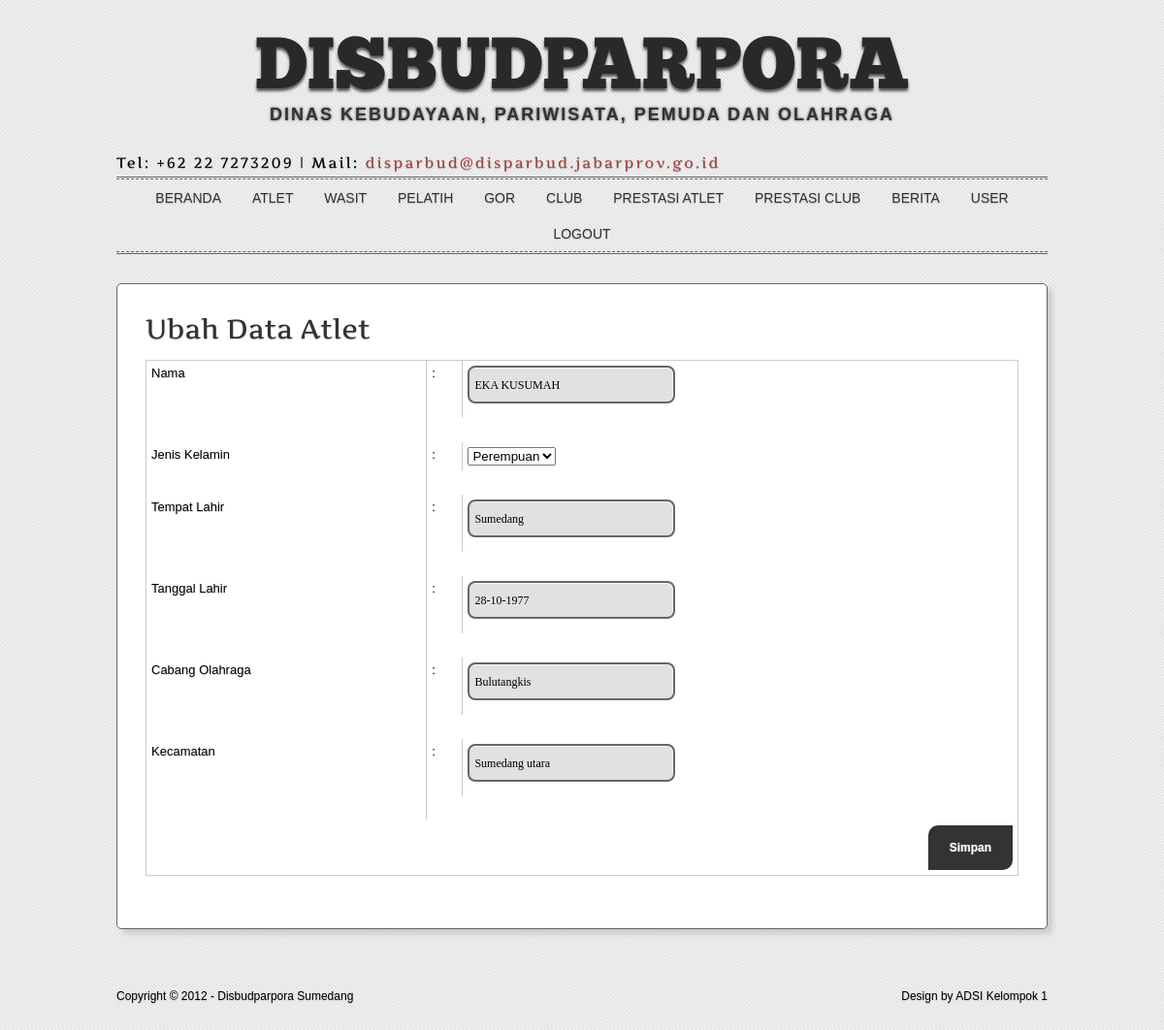
/21232f297a57a5a743894a0e4a801f/formEdit.php?bag=1&idEdit=17 (signed in), run on the app's committed database.
### tables this page shows
CREATE TABLE IF NOT EXISTS `t_atlet` (
  `Id_atlet` int(3) NOT NULL AUTO_INCREMENT,
  `Nama` varchar(50) NOT NULL,
  `Jenis_Kelamin` char(1) NOT NULL,
  `Tempat_Lahir` varchar(30) NOT NULL,
  `Tanggal_Lahir` varchar(25) NOT NULL,
  `Cabang_Olahraga` varchar(15) NOT NULL,
  `Kecamatan` varchar(20) NOT NULL,
  PRIMARY KEY (`Id_atlet`)
);

### 21232f297a57a5a743894a0e4a801f/formEdit.php (the view, shortened to what this page needs)
<?php session_start();
if(!isset($_SESSION['id']))
{
	?>
	<script language="javascript">
	alert("Maaf, Anda tidak berhak mengakses halaman ini!!");
	document.location="../index.php";
	</script>
	<?php
}
else{
?>
<!DOCTYPE html>
<link rel="stylesheet" href="../styles/elegant-press.css" type="text/css" />
<link type="text/css" href="base/ui.all.css" rel="stylesheet" />
</head>
<body>
<div class="main-container">
  <header>
    <h1><a href="index.html">Disbudparpora</a></h1>
    <p id="tagline"><strong>Dinas Kebudayaan, Pariwisata, Pemuda dan Olahraga</strong></p>
  </header>
</div>
<div class="main-container">
  <div id="sub-headline">
    <div class="tagline_left"><p id="tagline2">Tel: +62 22 7273209 | Mail: <a href="mailto:disparbud@disparbud.jabarprov.go.id">disparbud@disparbud.jabarprov.go.id</a></p></div>
	<?php
  	$bag = $_GET['bag'];
  	?>
    <br class="clear" />
  </div>
</div>
<div class="main-container">
  <div id="nav-container">
   <nav>
    <ul class="nav">
      <?php
                	if($bag==1)
					{
						?>
                        <li><a href="index.php" >Beranda</a></li>
                        <li><a href="">Atlet</a></li>
                        <li><a href="page.php?halaman=2&page=1">Wasit</a></li>
                        <li><a href="page.php?halaman=3&page=1">Pelatih</a></li>
                        <li><a href="page.php?halaman=4&page=1">GOR</a></li>
                        <li><a href="page.php?halaman=5&page=1">Club</a></li>
                        <li><a href="page.php?halaman=6&page=1">Prestasi Atlet</a></li>
                        <li><a href="page.php?halaman=7&page=1">Prestasi Club</a></li>
                        <li><a href="berita.php">Berita</a></li>
                        <li><a href="page.php?halaman=8&page=1">User</a></li>
                        <li><a href="d56b699830e77ba53855679cb1d252/logout.php">Logout</a></li>
                        <?php
					}?>
    </ul>
   </nav>
  </div>
</div>
<div class="main-container">
  <div class="container1">
    <article class="box" id="home_featured21">
       <?php
						$id = $_GET['idEdit'];
						if($bag==1)
						{
							$query = mysql_query("select * from t_atlet where Id_atlet='$id'") or die(mysql_error());
							$data = mysql_fetch_array($query);
							?>
                            <h2>Ubah Data Atlet</h2>
							<form name="Edit_data" action="prosesEdit.php" method="post">
							<table border="0" cellpadding="5" cellspacing="0">
							<tbody>
							<tr>
								<td>Nama</td>
								<td>:</td>
								<td><input type="text" name="nama" maxlength="40" required="required" value="<?php echo $data['Nama']; ?>" /></td>
							</tr>
							<tr><td>&nbsp;</td></tr>
							<tr>
								<td>Jenis Kelamin</td>
								<td>:</td>
								<td><select name="jk">
                                		<?php
											if($data['Jenis_Kelamin']=='L')
											{
												?>
												<option value="L" selected>Laki-laki</option>
                                       			<option value="P">Perempuan</option>
                                                <?php
											}else
											if($data['Jenis_Kelamin']=='P')
											{
												?>
                                       			<option value="P" selected>Perempuan</option>
                                                <?php
											}
										?>
                                    </select></td>
							</tr>
							<tr><td>&nbsp;</td></tr>
							<tr>
								<td>Tempat Lahir</td>
								<td>:</td>
								<td><input type="text" name="tempatLahir" maxlength="100" value="<?php echo $data['Tempat_Lahir']; ?>"></td>
							</tr>
							<tr><td>&nbsp;</td></tr>
							<tr>
								<td>Tanggal Lahir</td>
								<td>:</td>
								<td>
								<input type="text" id="tanggal" name="tanggalLahir" maxlength="100" value="<?php echo $data['Tanggal_Lahir']; ?>"/>
								</td>
							</tr>
							<tr><td>&nbsp;</td></tr>
							<tr>
								<td>Cabang Olahraga</td>
								<td>:</td>
								<td><input type="text" name="cabol" required="required" value="<?php echo $data['Cabang_Olahraga']; ?>"/></td>
							</tr>
							<tr><td>&nbsp;</td></tr>
							<tr>
								<td>Kecamatan</td>
								<td>:</td>
								<td><input type="text" name="kecamatan" maxlength="30" required="required" value="<?php echo $data['Kecamatan']; ?>"/></td>
							</tr>
							<tr><td>&nbsp;</td></tr>
							<tr>
								<td align="right" colspan="3"><input type="submit" name="submit" value="Simpan" /></td>
							</tr>
							</tbody>
							</table>
							</form>
							<?php
						}
						?>
                    </div>
                 </div>
<br /><br />
 <footer>
    <p class="tagline_left">Copyright &copy; 2012 - Disbudparpora Sumedang </p>
    <p class="tagline_right">Design by ADSI Kelompok 1</p>
    <br class="clear" />
  </footer>
<br />
<br />
    </body>
</html>
<?php
}?>

### data on the page
t_atlet: nama "EKA KUSUMAH", jk "Perempuan", tempatLahir "Sumedang", tanggalLahir "28-10-1977", cabol "Bulutangkis", kecamatan "Sumedang utara"
